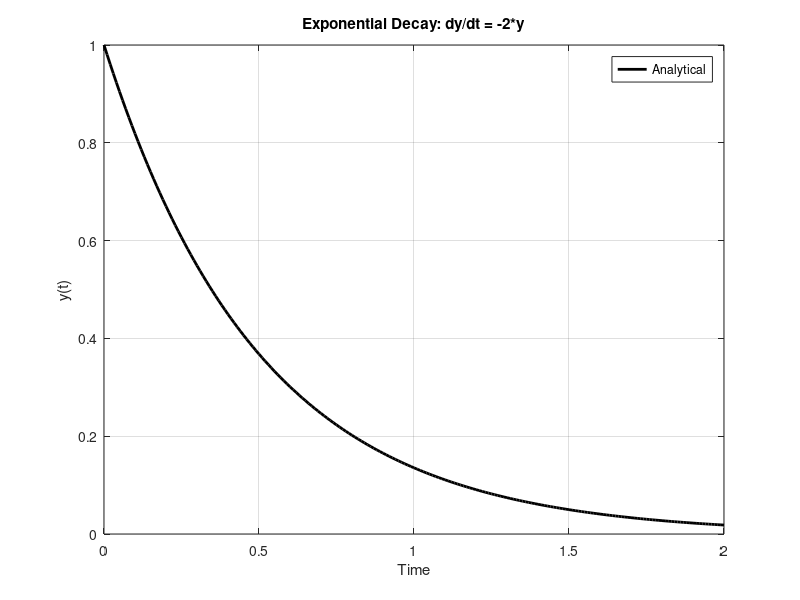
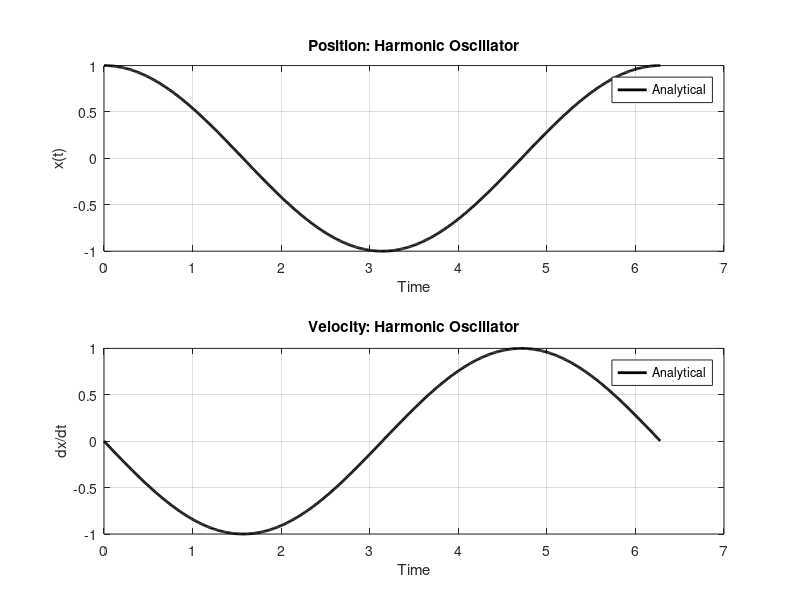

MATLAB code for these plots, in order:
%% Validation Example
% This example validates the updated ODE solvers and tests the
% odeManager interface with various solvers.

clear; close all; clc;

fprintf('=== Shilling ODE Solver Library Validation ===\n\n');

%% Test 1: Simple exponential decay
fprintf('Test 1: Simple exponential decay dy/dt = -2*y, y(0) = 1\n');
fprintf('Expected analytical solution: y(t) = exp(-2*t)\n');

f1 = @(t, y) -2*y;
tspan1 = [0, 2];
y0_1 = 1;
h1 = 0.1;

% Test different solvers
solvers = {'euler', 'heun', 'rk4', 'rk5'};
colors = {'r', 'g', 'b', 'm'};

figure('Name', 'Validation Test 1', 'Position', [100, 100, 1000, 600]);

% Analytical solution
t_exact = 0:0.01:2;
y_exact = exp(-2*t_exact);
plot(t_exact, y_exact, 'k-', 'LineWidth', 2, 'DisplayName', 'Analytical');
hold on;

for i = 1:length(solvers)
    fprintf('  Testing %s solver... ', solvers{i});
    try
        [t, y] = odeManager(f1, tspan1, y0_1, 'Solver', solvers{i}, 'StepSize', h1);
        final_error = abs(y(end) - exp(-2*t(end)));
        fprintf('Final error: %.2e\n', final_error);
        
        plot(t, y, [colors{i} 'o-'], 'LineWidth', 1.5, 'DisplayName', upper(solvers{i}));
    catch ME
        fprintf('FAILED: %s\n', ME.message);
    end
end

xlabel('Time');
ylabel('y(t)');
title('Exponential Decay: dy/dt = -2*y');
legend('Location', 'best');
grid on;

%% Test 2: Harmonic oscillator
fprintf('\nTest 2: Harmonic oscillator d²x/dt² + x = 0\n');
fprintf('Expected solution: x(t) = cos(t), dx/dt = -sin(t)\n');

f2 = @(t, x) [x(2); -x(1)];
tspan2 = [0, 2*pi];
y0_2 = [1; 0];
h2 = 0.01;

figure('Name', 'Validation Test 2', 'Position', [150, 150, 1000, 600]);

% Analytical solution
t_exact2 = 0:0.01:2*pi;
x_exact = cos(t_exact2);
v_exact = -sin(t_exact2);

subplot(2,1,1);
plot(t_exact2, x_exact, 'k-', 'LineWidth', 2, 'DisplayName', 'Analytical');
hold on;

subplot(2,1,2);
plot(t_exact2, v_exact, 'k-', 'LineWidth', 2, 'DisplayName', 'Analytical');
hold on;

for i = 1:length(solvers)
    fprintf('  Testing %s solver... ', solvers{i});
    try
        [t, y] = odeManager(f2, tspan2, y0_2, 'Solver', solvers{i}, 'StepSize', h2);
        pos_error = abs(y(end,1) - cos(t(end)));
        vel_error = abs(y(end,2) - (-sin(t(end))));
        fprintf('Position error: %.2e, Velocity error: %.2e\n', pos_error, vel_error);
        
        subplot(2,1,1);
        plot(t, y(:,1), [colors{i} 'o-'], 'LineWidth', 1.5, 'DisplayName', upper(solvers{i}));
        
        subplot(2,1,2);
        plot(t, y(:,2), [colors{i} 'o-'], 'LineWidth', 1.5, 'DisplayName', upper(solvers{i}));
    catch ME
        fprintf('FAILED: %s\n', ME.message);
    end
end

subplot(2,1,1);
xlabel('Time');
ylabel('x(t)');
title('Position: Harmonic Oscillator');
legend('Location', 'best');
grid on;

subplot(2,1,2);
xlabel('Time');
ylabel('dx/dt');
title('Velocity: Harmonic Oscillator');
legend('Location', 'best');
grid on;

%% Test 3: Direct solver calls
fprintf('\nTest 3: Direct solver function calls\n');

f3 = @(t, y) -y;
tspan3 = [0, 1];
y0_3 = 1;
h3 = 0.1;

fprintf('  Testing direct odeEuler call... ');
try
    [t3, y3] = odeEuler(f3, tspan3, y0_3, h3);
    fprintf('Success (final value: %.4f)\n', y3(end));
catch ME
    fprintf('FAILED: %s\n', ME.message);
end

fprintf('  Testing direct odeRK4 call... ');
try
    [t4, y4] = odeRK4(f3, tspan3, y0_3, h3);
    fprintf('Success (final value: %.4f)\n', y4(end));
catch ME
    fprintf('FAILED: %s\n', ME.message);
end

%% Test 4: Options structure
fprintf('\nTest 4: Options structure functionality\n');

fprintf('  Testing odeOptions creation... ');
try
    opts = odeOptions();
    fprintf('Success (default solver: %s)\n', opts.Solver);
catch ME
    fprintf('FAILED: %s\n', ME.message);
end

fprintf('  Testing odeOptions modification... ');
try
    opts = odeOptions('Solver', 'rk5', 'StepSize', 0.01);
    fprintf('Success (solver: %s, step size: %.3f)\n', opts.Solver, opts.StepSize);
catch ME
    fprintf('FAILED: %s\n', ME.message);
end

%% Test 5: Error handling
fprintf('\nTest 5: Error handling\n');

fprintf('  Testing unknown solver... ');
try
    [t, y] = odeManager(f1, tspan1, y0_1, 'Solver', 'unknown_solver');
    fprintf('FAILED: Should have thrown error\n');
catch ME
    fprintf('Success (caught error as expected)\n');
end

%% Summary
fprintf('\n=== Validation Complete ===\n');
fprintf('All tests completed. Check plots for visual validation.\n');
fprintf('Direct solver calls and odeManager interface working correctly.\n');
fprintf('Updated documentation format applied successfully.\n');
